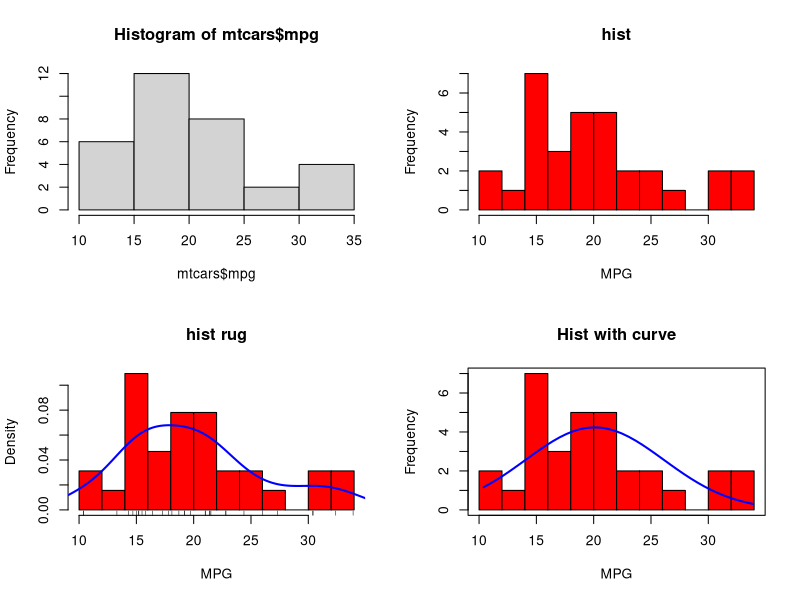

Write R code to recreate this figure.
par(mfrow=c(2,2))
hist(mtcars$mpg)
hist(mtcars$mpg,
     breaks=12,
     col="red",
     xlab="MPG",
     main="hist")
hist(mtcars$mpg,freq=FALSE,breaks=12,col="red",xlab="MPG",main="hist rug")
rug(jitter(mtcars$mpg))
lines(density(mtcars$mpg),col="blue",lwd=2)
x<-mtcars$mpg
h<-hist(x,breaks = 12,col="red",xlab="MPG",main="Hist with curve")
xfit<-seq(min(x),max(x),length=40)
yfit<-dnorm(xfit,mean=mean(x),sd=sd(x))
yfit<-yfit*diff(h$mids[1:2])*length(x)
lines(xfit,yfit,col="blue",lwd=2)
box()
     